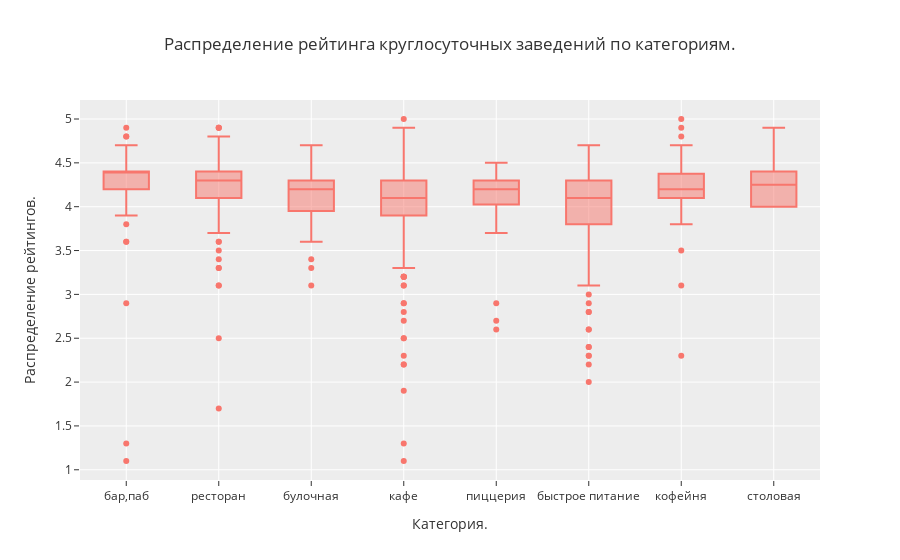

Notebook code for this chart:
### Code cell
all_time_rating = kafe.query('is_24_7 == True')
fig = px.box(all_time_rating,
            y='rating',
            x='category',
            title='Распределение рейтинга круглосуточных заведений по категориям.',
            template = 'ggplot2'
             )
fig.update_layout(xaxis_title='Категория.',
                  yaxis_title='Распределение рейтингов.')

### Figure 1 — Plotly figure (JSON) as saved in the notebook; plotly's stock layout.template omitted (floating-point values rounded to 4 significant figures; data arrays with more than 128 entries replaced by an {"elided": "..."} marker saying what was removed)
{"data": [{"alignmentgroup": "True", "hovertemplate": "category=%{x}<br>rating=%{y}<extra></extra>", "legendgroup": "", "marker": {"color": "#F8766D"}, "name": "", "notched": false, "offsetgroup": "", "orientation": "v", "showlegend": false, "type": "box", "x": {"elided": "730 str values"}, "x0": " ", "xaxis": "x", "y": {"elided": "730 float values"}, "y0": " ", "yaxis": "y"}], "layout": {"autosize": true, "boxmode": "group", "legend": {"tracegroupgap": 0}, "title": {"text": "Распределение рейтинга круглосуточных заведений по категориям."}, "xaxis": {"anchor": "y", "autorange": true, "domain": [0, 1], "range": [-0.5, 7.5], "title": {"text": "Категория."}, "type": "category"}, "yaxis": {"anchor": "x", "autorange": true, "domain": [0, 1], "range": [0.8833, 5.217], "title": {"text": "Распределение рейтингов."}, "type": "linear"}}}
